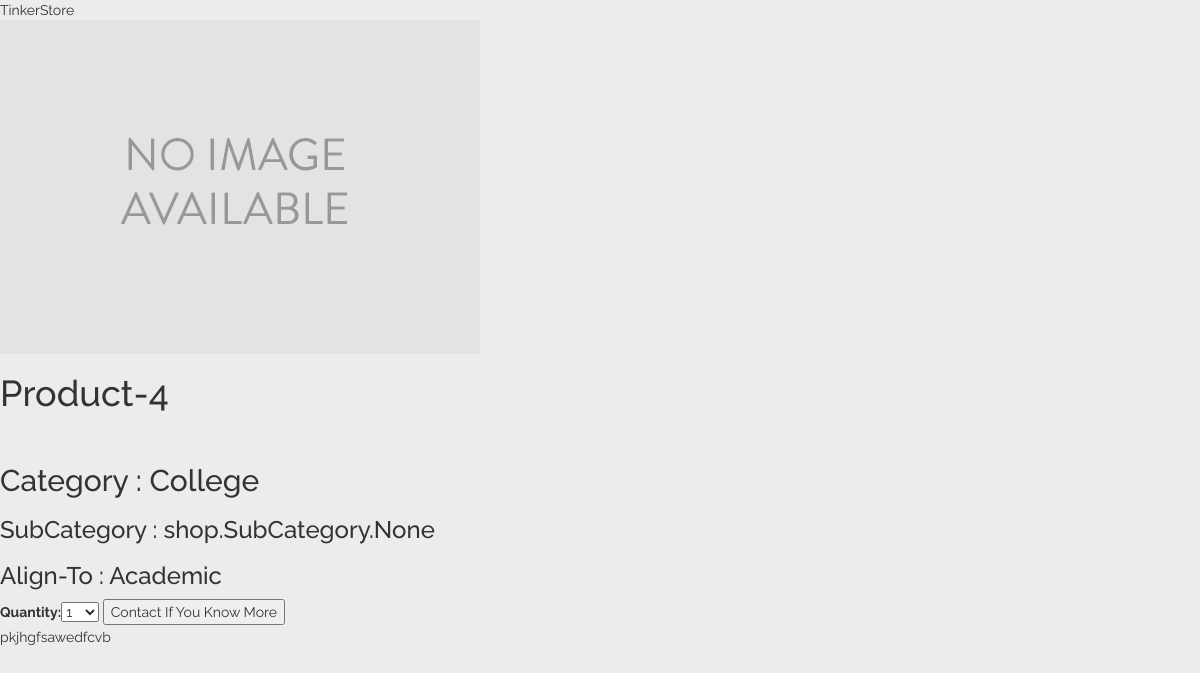
Screenshot of /4/product-4/ with the database file from the repository.
### shop/models.py (models this page shows, shortened)
class Product(models.Model):
    category = models.ForeignKey(Category, related_name='subcategory')
    subcategory = models.ManyToManyField(SubCategory, related_name='products')
    align = models.ForeignKey(Align, related_name='align')
    name = models.CharField(max_length=200, db_index=True)
    slug = models.SlugField(max_length=200, db_index=True)
    image = models.ImageField(upload_to='products/%Y/%m/%d', blank=True)
    description = models.TextField(blank=True)
    price = models.DecimalField(max_digits=10, decimal_places=2)
    stock = models.PositiveIntegerField()
    available = models.BooleanField(default=True)
    created = models.DateTimeField(auto_now_add=True)
    updated = models.DateTimeField(auto_now=True)
    class Meta:
        ordering = ('-created',)
        index_together = (('id', 'slug'),)

class Category(models.Model):
    name = models.CharField(max_length=200, db_index=True)
    slug = models.SlugField(max_length=200, db_index=True, unique=True)
    class Meta:
        ordering = ('name',)
        verbose_name = 'category'
        verbose_name_plural = 'categories'

class Align(models.Model):
    name = models.CharField(max_length=200, db_index=True)
    slug = models.SlugField(max_length=200, db_index=True, unique=True)
    class Meta:
        ordering = ('name',)
        verbose_name = 'align'
        verbose_name_plural = 'alignto'
    def __str__(self):
        return self.name

### shop/views.py (the view)
# urls.py: url(r'^(?P<id>\d+)/(?P<slug>[-\w]+)/$', views.product_detail, name='product_detail'),
def product_detail(request, id, slug):
    categories = Category.objects.all()
    product = get_object_or_404(Product, id=id, slug=slug, available=True)
    cart_product_form = CartAddProductForm()
    return render(request,
                  'shop/product/detail.html',
                  {'categories':categories,'product': product,'cart_product_form': cart_product_form})

### cart/forms.py
class CartAddProductForm(forms.Form):
    quantity = forms.TypedChoiceField(choices=PRODUCT_QUANTITY_CHOICES,
                                      coerce=int)
    update = forms.BooleanField(required=False,
                                initial=False,
	widget=forms.HiddenInput)

### shop/templates/shop/product/detail.html (shortened to what this page needs)
{% extends "shop/base.html" %}
{% load static %}
{% block content %}
    <div class="product-detail">
        <img src="{% if product.image %}{{ product.image.url }}{% else %}{% static "img/no_image.png" %}{% endif %}">
        <h1>{{ product.name }}</h1>
    <br>
        <h2>Category : {{ product.category.name }}</h2>
        <h3>SubCategory : {{ product.subcategory }} </h3>
        <h3> Align-To : {{ product.align }}</h3>
        <form action="{% url "cart:cart_add" product.id %}" method="post">
            {{ cart_product_form }}
            <input type="submit" value="Contact If You Know More">
        </form>
        {{ product.description|linebreaks }}
    </div>
{% endblock %}

### shop/static/css/products.css (style rules this page uses)
body { font-family: 'Raleway', sans-serif; margin: 0; padding: 0; background-color: #ebeced; }
*, *:before, *:after { box-sizing: border-box; }
label { font-size: 14px; }

### rows the page displays
Product: name "Product-4", category.name "College", subcategory "shop.SubCategory.None", align "Academic", description "pkjhgfsawedfcvb"
